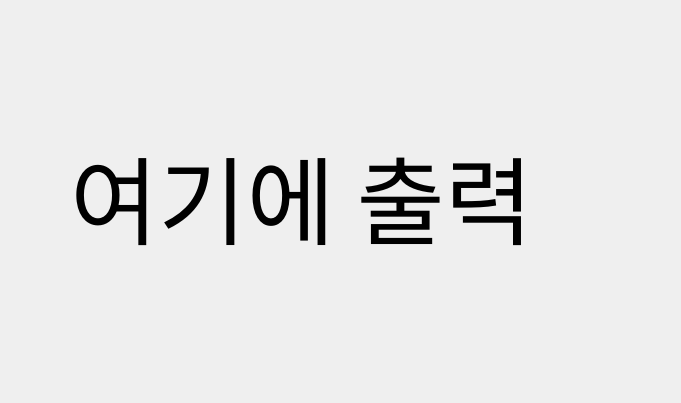
<?xml version="1.0" encoding="UTF-8"?>
<ui version="4.0">
 <class>Dialog</class>
 <widget class="QDialog" name="Dialog">
  <property name="geometry">
   <rect>
    <x>0</x>
    <y>0</y>
    <width>681</width>
    <height>403</height>
   </rect>
  </property>
  <property name="windowTitle">
   <string>Dialog</string>
  </property>
  <widget class="QLabel" name="label">
   <property name="geometry">
    <rect>
     <x>70</x>
     <y>100</y>
     <width>561</width>
     <height>191</height>
    </rect>
   </property>
   <property name="font">
    <font>
     <family>HY견고딕</family>
     <pointsize>72</pointsize>
    </font>
   </property>
   <property name="text">
    <string>여기에 출력</string>
   </property>
  </widget>
 </widget>
 <resources/>
 <connections/>
</ui>
